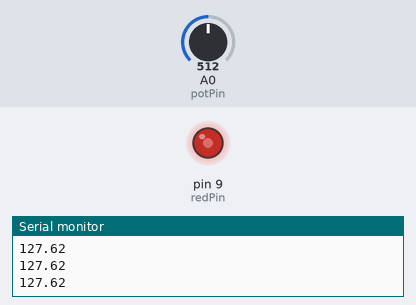
Bench run of a sketch on a simulated Arduino Uno, built with avr-gcc and run on an emulated ATmega328P. Parts: output pins drawn as LEDs (lit = HIGH), the last lines printed to the serial monitor. Inputs (shaded band) come from the test bench; at power-on: A0 (potPin) = 512.

Above: at 1.2 s.
1.3 s: A0 (potPin) set to 716
At 2.5 s:
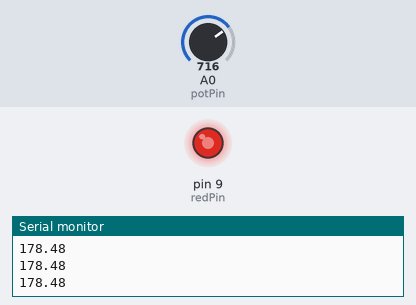
2.8 s: A0 (potPin) set to 900
At 4.0 s:
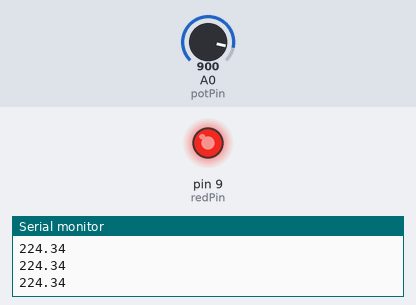
4.3 s: A0 (potPin) set to 122
At 5.5 s:
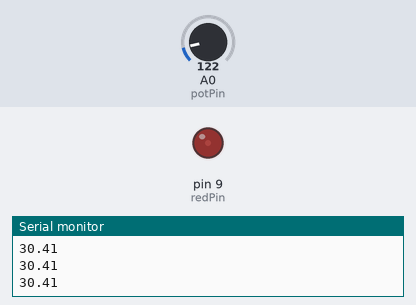
5.8 s: A0 (potPin) set to 0
At 7.0 s:
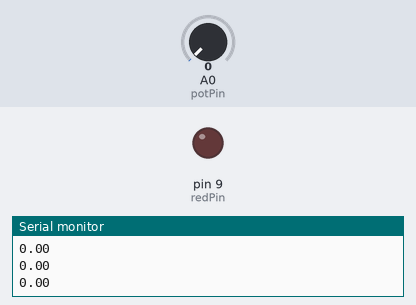
7.3 s: A0 (potPin) set to 511
At 8.4 s:
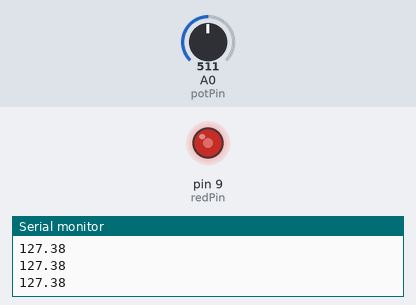
Timing chart, 0 to 9.8 s (numbered marks = the images above; inputs shaded):
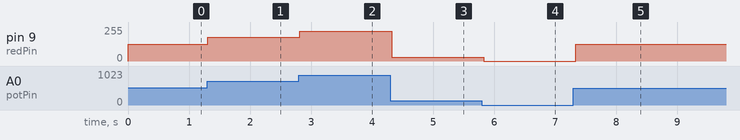

Measured:
- after the input at 1.3 s, pin 9 (redPin): 127/255 → 178/255 at once
- after the input at 2.8 s, pin 9 (redPin): 178/255 → 224/255 at once
- after the input at 4.3 s, pin 9 (redPin): 224/255 → 30/255 at once
- after the input at 5.8 s, pin 9 (redPin): 30/255 → 0/255 at once
- after the input at 7.3 s, pin 9 (redPin): 0/255 → 127/255 at once

The sketch:

09_dimmable_LED.ino
```cpp
int potPin=A0;
int redPin=9;
int potVal;
float LEDVal;
int pause=100;

void setup() {
  // put your setup code here, to run once:
pinMode(potPin, INPUT);
pinMode(redPin, OUTPUT);
Serial.begin(9600);
}

void loop() {
  // put your main code here, to run repeatedly:
potVal=analogRead(potPin);
LEDVal=(255./1023.)*potVal;
analogWrite(redPin,LEDVal);
Serial.println(LEDVal);
delay(pause);
}
```
